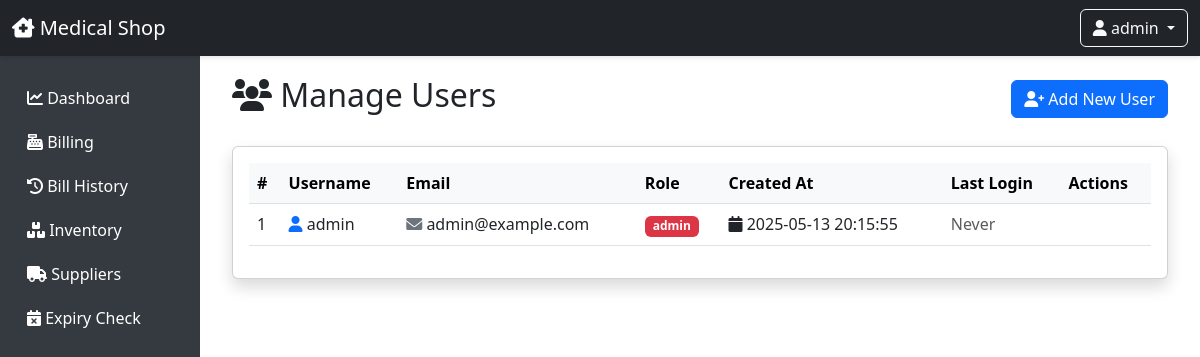
The app's page /users (signed in) with its own data.
### tables this page shows
CREATE TABLE users (
                         id INTEGER PRIMARY KEY AUTOINCREMENT,
                         username TEXT UNIQUE NOT NULL,
                         email TEXT UNIQUE NOT NULL,
                         password_hash TEXT NOT NULL,
                         role TEXT NOT NULL DEFAULT 'staff',
                         created_at TEXT NOT NULL,
                         last_login TEXT);

### app.py (the view)
@app.route('/users')
@admin_required
def users():
    try:
        with get_db_connection() as conn:
            c = conn.cursor()
            c.execute('''SELECT id, username, email, role, created_at, last_login
                        FROM users ORDER BY created_at DESC''')
            users = c.fetchall()
        return render_template('users.html', users=users)
    except Exception as e:
        logger.error(f"Error fetching users: {e}")
        flash('An error occurred while fetching users.', 'error')
        return redirect(url_for('index'))

### app.py (called while the page is built)
def admin_required(f):
    @wraps(f)
    def decorated_function(*args, **kwargs):
        if 'user_role' not in session or session['user_role'] != 'admin':
            flash('You need admin privileges to access this page.', 'error')
            return redirect(url_for('index'))
        return f(*args, **kwargs)
    return decorated_function

def get_db_connection():
    try:
        conn = sqlite3.connect(DB_PATH)
        conn.execute('PRAGMA foreign_keys = ON')
        conn.row_factory = sqlite3.Row
        logger.debug("Database connection established")
        return conn
    except Exception as e:
        logger.error(f"Error connecting to database: {e}")
        raise

### templates/users.html (shortened to what this page needs)
{% extends "base.html" %}
{% block content %}
<div class="container-fluid">
    <div class="d-flex justify-content-between align-items-center mb-4">
        <h2><i class="fas fa-users"></i> Manage Users</h2>
        <a href="{{ url_for('register') }}" class="btn btn-primary">
            <i class="fas fa-user-plus"></i> Add New User
        </a>
    </div>
    <div class="card shadow">
        <div class="card-body">
            <div class="table-responsive">
                <table class="table table-hover">
                    <thead class="table-light">
                        <tr>
                            <th scope="col">#</th>
                            <th scope="col">Username</th>
                            <th scope="col">Email</th>
                            <th scope="col">Role</th>
                            <th scope="col">Created At</th>
                            <th scope="col">Last Login</th>
                            <th scope="col">Actions</th>
                        </tr>
                    </thead>
                    <tbody>
                        {% for user in users %}
                        <tr>
                            <td>{{ loop.index }}</td>
                            <td>
                                <i class="fas fa-user text-primary"></i>
                                {{ user[1] }}
                            </td>
                            <td>
                                <i class="fas fa-envelope text-secondary"></i>
                                {{ user[2] }}
                            </td>
                            <td>
                                <span class="badge {% if user[3] == 'admin' %}bg-danger{% else %}bg-info{% endif %}">
                                    {{ user[3] }}
                                </span>
                            </td>
                            <td>
                                <i class="fas fa-calendar"></i>
                                {{ user[4] }}
                            </td>
                            <td>
                                {% if user[5] %}
                                    <i class="fas fa-clock text-success"></i>
                                    {{ user[5] }}
                                {% else %}
                                    <span class="text-muted">Never</span>
                                {% endif %}
                            </td>
                            <td>
                            </td>
                        </tr>
                        {% endfor %}
                    </tbody>
                </table>
            </div>
        </div>
    </div>
</div>
{% endblock %}

### records on screen
users: username "admin", email "admin@example.com", role "admin", created_at "2025-05-13 20:15:55"

### other values on screen
{{ session.get('username') }} "admin"
